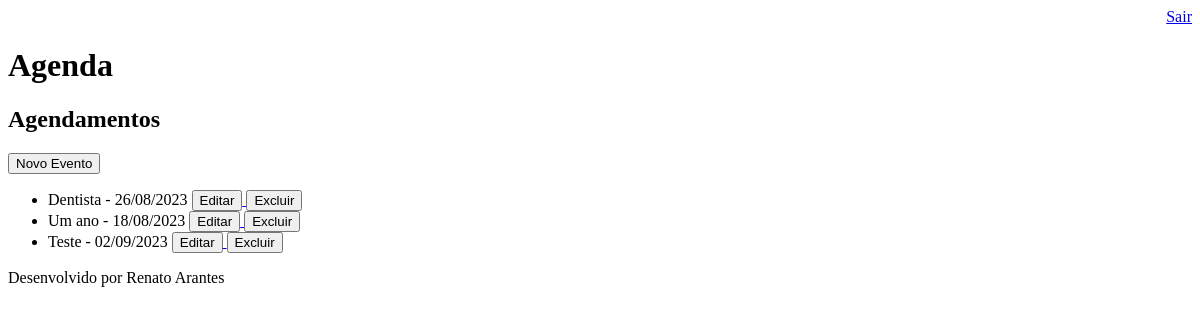
/agenda/ (signed in), run on an earlier commit of the app's database.
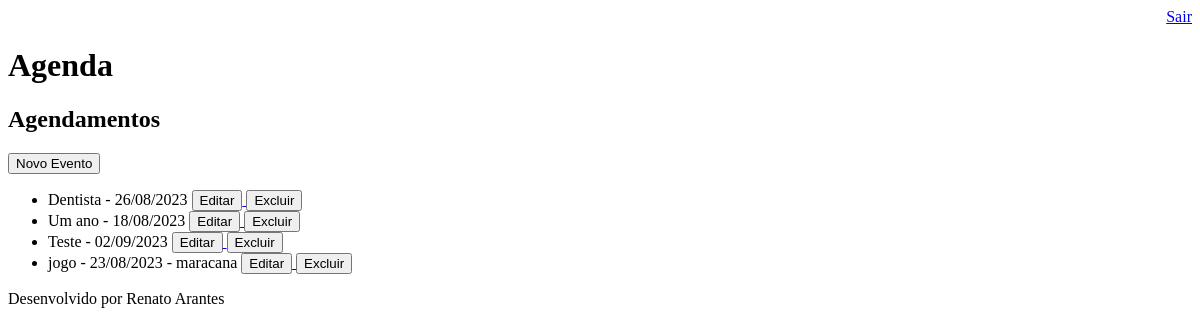
And on a later commit of the database.
### core/models.py (models this page shows, shortened)
class Evento(models.Model):
    título = models.CharField(max_length=100)
    descrição = models.TextField(blank=True, null=True)
    data_evento = models.DateField(verbose_name='Data do Evento')
    data_criação = models.DateTimeField(auto_now_add=True, verbose_name='Data de Criação')
    local = models.CharField(max_length=100, blank=True, null=True)
    usuário = models.ForeignKey(User, on_delete=models.CASCADE)
    class Meta:
        db_table = 'evento'
    def get_data_evento(self):
        return self.data_evento.strftime('%d/%m/%Y')

### core/views.py (the view)
# urls.py: path('agenda/', views.lista_eventos),
@login_required(login_url='/login/')
def lista_eventos(request):
    usuário = request.user
    evento = Evento.objects.filter(usuário=usuário)
    dados = {'eventos': evento}
    return render(request, 'agenda.html', dados)

### templates/agenda.html
{% extends "model-page.html" %}
{% block content %}
    <h2>Agendamentos</h2>
    <a href="evento/">
        <button type="button">Novo Evento</button>
    </a>
    <ul>
        {% for evento in eventos %}
            {% if evento.local == Null %}
                <li>{{ evento.título }} - {{ evento.get_data_evento }}
                    <a href="evento/?id={{ evento.id }}">
                        <button type="button">Editar</button>
                    </a>
                    <a href="evento/delete/{{ evento.id }}/">
                        <button type="button">Excluir</button>
                    </a>
                </li>
            {% endif %}
            {% if evento.local != Null %}
                <li>{{ evento.título }} - {{ evento.get_data_evento }} - {{evento.local}}
                    <a href="evento/?id={{ evento.id}}">
                        <button type="button">Editar</button>
                    </a>
                    <a href="evento/delete/{{ evento.id }}/">
                        <button type="button">Excluir</button>
                    </a>
                </li>
            {% endif %}
        {% endfor %}
    </ul>
{% endblock %}

### templates/model-page.html
<!DOCTYPE html>
<html lang="pt-br">
<head>
    {% include "model-header.html" %}
</head>
<body>
    {% block content %}
    {% endblock %}
    {% include "model-footer.html" %}
</body>
</html>

### templates/model-header.html (shortened to what this page needs)
<div align="right">
    <a href="/logout">Sair</a>
</div>
<h1>Agenda</h1>

### templates/model-footer.html
<p>Desenvolvido por Renato Arantes</p>

What changed in the data, as far as the page shows it:
added Evento: título "jogo", get_data_evento "23/08/2023", local "maracana"
